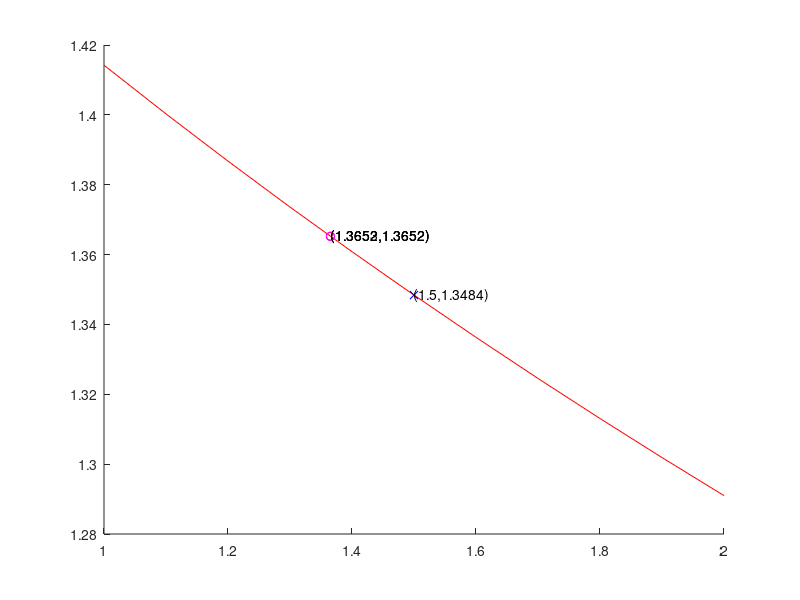

MATLAB code for this plot:
%metodo Steffensen
%ALUMNO: LUNA INFANTES FABRICIO
clc;
format long;
p0=1.5;%aprox inicial
tol=1;%tolerancia
iter=10;%numero iteraciones
p=0;%solucion aprox
i=1;%contador de iteraciones
function [result]=funcions(x)%funcion que se desea averiguar la aproximacion
  result=sqrt(10./(x + 4));
  return
endfunction

c=1:0.1:2;%guarda el intervalo para la grafica

hold on
plot(c,funcions(c),'r-');%grafica la funcion en el intervalo
plot(p0,funcions(p0),'bx-');
text(p0,funcions(p0),strcat("(",num2str(p0),",",num2str(funcions(p0)),")"));

while(i<=iter)
  p1=funcions(p0);%recibe el valor de la funcion evaluada en la aproximacion inicial
  p2=funcions(p1);%recibe el valor de la funcion evaluada en el resultado de la aproximacion inicial
  p=p0-(((p1-p0)^2)/(p2-2*p1+p0)); %se halla el valor de la nueva aproximacion
  if(abs(p-p0)<tol)
    disp(p);%imprime las aproximaciones
    plot(p,funcions(p),'mo');%grafica el punto aproximado de color magenta
    text(p,funcions(p),strcat("(",num2str(p),",",num2str(funcions(p)),")"));
    pause(0.8);%para graficar la aproximacion de manera lenta
    fprintf('\n');
  end
  i=i+1; %el contador aumenta
  p0=p;%la aproximacion inicial toma el valor de la nueva aproximacion
end
fprintf('El metodo se detuvo despues de %d',iter);
fprintf(' iteraciones');
hold off
